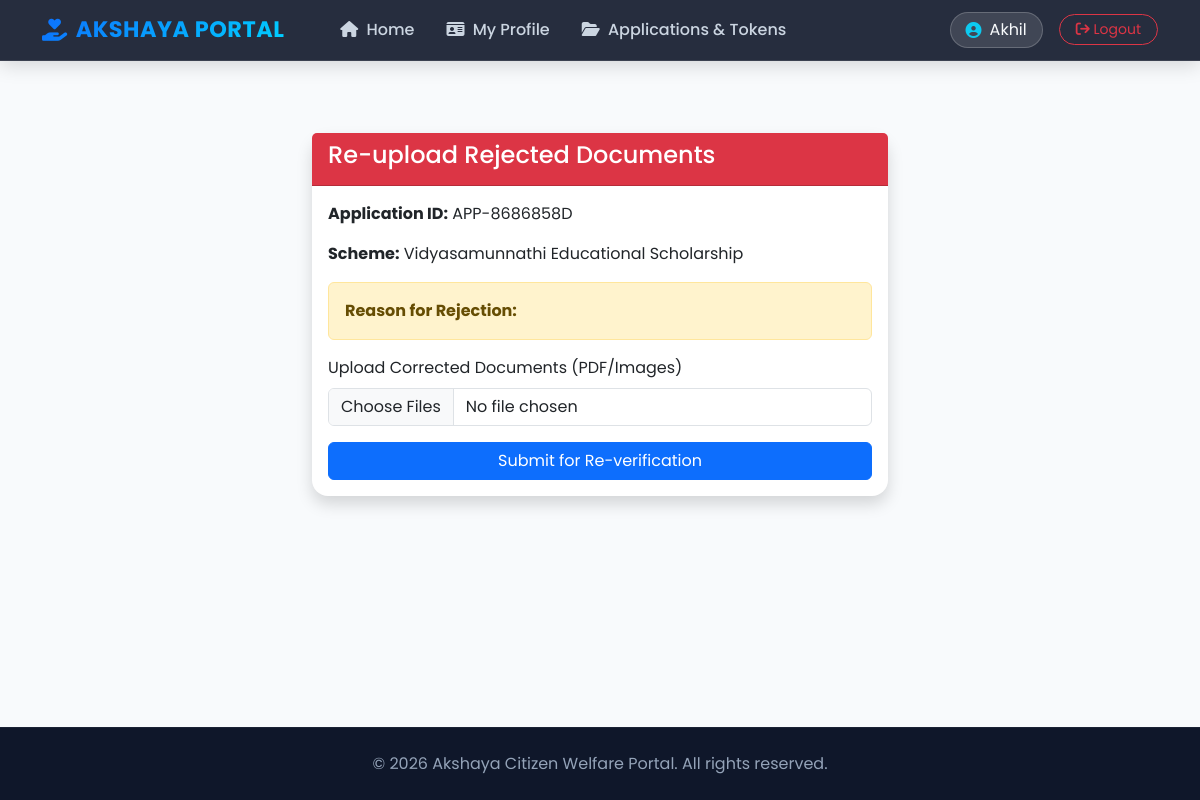
Screenshot of /reupload/1/ (signed in) with the database file from the repository.
### welfare_app/models.py (models this page shows, shortened)
class Application(models.Model):
    application_id = models.CharField(max_length=12, unique=True, editable=False)
    user = models.ForeignKey(User, on_delete=models.CASCADE, related_name='applications')
    scheme = models.ForeignKey(Scheme, on_delete=models.CASCADE, related_name='applications')
    phone_number = models.CharField(max_length=15, blank=True)
    form_data = models.JSONField(default=dict, blank=True)
    status = models.CharField(max_length=30, choices=STATUS_CHOICES, default='PENDING_VERIFICATION')
    applied_date = models.DateTimeField(auto_now_add=True)
    rejection_reason = models.TextField(blank=True, null=True)
    staff_remarks = models.TextField(blank=True, null=True)
    appointment_date = models.DateField(null=True, blank=True)
    token_number = models.IntegerField(null=True, blank=True)
    govt_ref_number = models.CharField(max_length=100, blank=True, null=True)

class Scheme(models.Model):
    title = models.CharField(max_length=200)
    description = models.TextField()
    department = models.CharField(max_length=100)
    max_income = models.DecimalField(max_digits=10, decimal_places=2, default=999999)
    min_age = models.IntegerField(default=0)
    allowed_ration_cards = models.CharField(max_length=10, choices=RATION_CARD_CHOICES, default='ALL')
    category = models.CharField(max_length=10, choices=CATEGORY_CHOICES, default='ALL')
    allowed_gender = models.CharField(max_length=10, choices=GENDER_CHOICES, default='ALL')
    required_occupation = models.CharField(max_length=20, choices=OCCUPATION_CHOICES, default='ALL')
    allowed_marital_status = models.CharField(max_length=20, choices=MARITAL_STATUS_CHOICES, default='ALL')
    is_for_disabled_only = models.BooleanField(default=False)
    required_documents = models.TextField(help_text="Comma separated document names (e.g., Aadhaar, Income Certificate)", blank=True)
    extra_fields = models.TextField(help_text="Comma separated custom input field names", blank=True)

### welfare_app/views.py (the view, shortened to what this page needs)
# urls.py: path('reupload/<int:app_id>/', views.reupload_docs, name='reupload_docs'),
@login_required(login_url='login')
def reupload_docs(request, app_id):
    app = get_object_or_404(Application, id=app_id, user=request.user)
    return render(request, 'reupload_docs.html', {'app': app})

### welfare_app/templates/reupload_docs.html (shortened to what this page needs)
{% extends 'base.html' %}
{% block content %}
<div class="container mt-4" style="max-width: 600px;">
    <div class="card shadow">
        <div class="card-header bg-danger text-white">
            <h4>Re-upload Rejected Documents</h4>
        </div>
        <div class="card-body">
            <p><strong>Application ID:</strong> {{ app.application_id }}</p>
            <p><strong>Scheme:</strong> {{ app.scheme.title }}</p>
            <div class="alert alert-warning">
                <strong>Reason for Rejection:</strong><br>
            </div>
            <form method="POST" enctype="multipart/form-data">
                <div class="mb-3">
                    <label class="form-label">Upload Corrected Documents (PDF/Images)</label>
                    <input type="file" name="documents" class="form-control" multiple required>
                </div>
                <button type="submit" class="btn btn-primary w-100">Submit for Re-verification</button>
            </form>
        </div>
    </div>
</div>
{% endblock %}

### welfare_app/templates/base.html (shortened to what this page needs)
<!DOCTYPE html>
<html lang="en">
<head>
    <link href="https://cdn.jsdelivr.net/npm/bootstrap@5.3.2/dist/css/bootstrap.min.css" rel="stylesheet">
    <link rel="stylesheet" href="https://cdnjs.cloudflare.com/ajax/libs/font-awesome/6.4.2/css/all.min.css">
</head>
<body>
    <nav class="navbar navbar-expand-lg custom-navbar sticky-top">
        <div class="container">
            <a class="navbar-brand d-flex align-items-center gap-2" href="{% url 'home' %}">
                <i class="fa-solid fa-hand-holding-heart text-info"></i> AKSHAYA PORTAL
            </a>
            <div class="collapse navbar-collapse" id="navbarNav">
                <ul class="navbar-nav me-auto mb-2 mb-lg-0 ms-lg-4">
                    {% if user.is_authenticated %}
                        {% if user.is_staff %}
                            <li class="nav-item">
                                <a class="nav-link" href="{% url 'staff_dashboard' %}">
                                    <i class="fa-solid fa-list-check me-1"></i> Staff Dashboard
                                </a>
                            </li>
                            <li class="nav-item">
                                <a class="nav-link" href="{% url 'staff_counter_process' %}">
                                    <i class="fa-solid fa-bullhorn me-1"></i> Live Counter 📢
                                </a>
                            </li>
                        {% else %}
                            <li class="nav-item">
                                <a class="nav-link" href="{% url 'home' %}">
                                    <i class="fa-solid fa-house me-1"></i> Home
                                </a>
                            </li>
                            <li class="nav-item">
                                <a class="nav-link" href="{% url 'profile_setup' %}">
                                    <i class="fa-solid fa-id-card me-1"></i> My Profile
                                </a>
                            </li>
                            <li class="nav-item">
                                <a class="nav-link" href="{% url 'my_applications' %}">
                                    <i class="fa-solid fa-folder-open me-1"></i> Applications & Tokens
                                </a>
                            </li>
                        {% endif %}
                    {% endif %}
                </ul>
                <div class="d-flex align-items-center gap-3">
                    {% if user.is_authenticated %}
                        <div class="user-badge d-flex align-items-center gap-2 fs-6">
                            <i class="fa-solid fa-circle-user text-info"></i>
                            <span>{{ user.username }}</span>
                        </div>
                        <a href="{% url 'logout' %}" class="btn btn-outline-danger btn-sm rounded-pill px-3">
                            <i class="fa-solid fa-arrow-right-from-bracket"></i> Logout
                        </a>
                    {% else %}
                        <a href="{% url 'login' %}" class="btn btn-outline-light btn-sm rounded-pill px-3">Login</a>
                        <a href="{% url 'register' %}" class="btn btn-gradient-primary btn-sm px-3">Register</a>
                    {% endif %}
                </div>
            </div>
        </div>
    </nav>
    <main class="main-container">
        {% block content %}{% endblock %}
    </main>
    <footer class="text-center py-4 mt-auto">
        <div class="container">
            <p class="mb-0 fs-6">&copy; {% now "Y" %} Akshaya Citizen Welfare Portal. All rights reserved.</p>
        </div>
    </footer>
</body>
</html>

### welfare_app/templates/base.html (style rules this page uses)
:root { --primary-gradient: linear-gradient(135deg, #0d6efd 0%, #00d2ff 100%); --accent-gradient: linear-gradient(135deg, #11998e 0%, #38ef7d 100%); --dark-gradient: linear-gradient(135deg, #1e293b 0%, #0f172a 100%); --bg-color: #f8fafc; }
body { font-family: 'Poppins', sans-serif; background-color: var(--bg-color); color: #334155; min-height: 100vh; display: flex; flex-direction: column; }
.custom-navbar { background: rgba(15, 23, 42, 0.9); backdrop-filter: blur(12px); border-bottom: 1px solid rgba(255, 255, 255, 0.1); box-shadow: 0 4px 20px rgba(0, 0, 0, 0.15); }
.navbar-brand { font-weight: 700; font-size: 1.4rem; background: var(--primary-gradient); -webkit-background-clip: text; -webkit-text-fill-color: transparent; letter-spacing: 0.5px; }
.nav-link { font-weight: 500; color: #cbd5e1 !important; transition: all 0.3s ease; padding: 0.5rem 1rem !important; border-radius: 8px; }
.user-badge { background: rgba(255, 255, 255, 0.12); border: 1px solid rgba(255, 255, 255, 0.2); border-radius: 30px; padding: 5px 15px; color: #f8fafc; }
.main-container { flex: 1; padding-top: 2rem; padding-bottom: 3rem; }
.card { border: none; border-radius: 16px; box-shadow: 0 10px 30px rgba(0, 0, 0, 0.05); transition: transform 0.3s ease, box-shadow 0.3s ease; }
footer { background: #0f172a; color: #94a3b8; border-top: 1px solid rgba(255, 255, 255, 0.05); }

### rows the page displays
Application: application_id "APP-8686858D", scheme "Vidyasamunnathi Educational Scholarship"

### other values shown
{{ user.username }} "Akhil"
